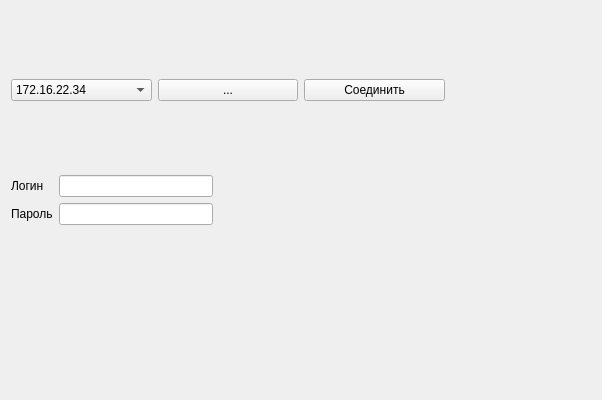
<?xml version="1.0" encoding="UTF-8"?>
<ui version="4.0">
 <class>TelnetForm</class>
 <widget class="QWidget" name="TelnetForm">
  <property name="geometry">
   <rect>
    <x>0</x>
    <y>0</y>
    <width>602</width>
    <height>400</height>
   </rect>
  </property>
  <property name="windowTitle">
   <string>TelnetForm</string>
  </property>
  <layout class="QGridLayout" name="gridLayout_2">
   <item row="0" column="0">
    <layout class="QHBoxLayout" name="horizontalLayout">
     <item>
      <widget class="QComboBox" name="ipaddr">
       <item>
        <property name="text">
         <string>172.16.22.34</string>
        </property>
       </item>
       <item>
        <property name="text">
         <string>127.0.0.1</string>
        </property>
       </item>
      </widget>
     </item>
     <item>
      <widget class="QPushButton" name="show_login_form">
       <property name="text">
        <string>...</string>
       </property>
      </widget>
     </item>
     <item>
      <widget class="QPushButton" name="connect">
       <property name="text">
        <string>Соединить</string>
       </property>
      </widget>
     </item>
     <item>
      <widget class="QWidget" name="widget" native="true"/>
     </item>
    </layout>
   </item>
   <item row="1" column="0">
    <layout class="QHBoxLayout" name="horizontalLayout_2">
     <item>
      <layout class="QGridLayout" name="gridLayout">
       <item row="0" column="0">
        <widget class="QLabel" name="lb_login">
         <property name="text">
          <string>Логин</string>
         </property>
        </widget>
       </item>
       <item row="0" column="1">
        <widget class="QLineEdit" name="login_edit"/>
       </item>
       <item row="1" column="0">
        <widget class="QLabel" name="lb_password">
         <property name="text">
          <string>Пароль</string>
         </property>
        </widget>
       </item>
       <item row="1" column="1">
        <widget class="QLineEdit" name="password_edit"/>
       </item>
      </layout>
     </item>
     <item>
      <spacer name="spacer_login_form">
       <property name="orientation">
        <enum>Qt::Horizontal</enum>
       </property>
       <property name="sizeHint" stdset="0">
        <size>
         <width>378</width>
         <height>20</height>
        </size>
       </property>
      </spacer>
     </item>
    </layout>
   </item>
   <item row="2" column="0">
    <widget class="QWidget" name="widget_2" native="true"/>
   </item>
  </layout>
  <zorder>widget_2</zorder>
  <zorder>widget</zorder>
 </widget>
 <layoutdefault spacing="6" margin="11"/>
 <resources/>
 <connections/>
</ui>
